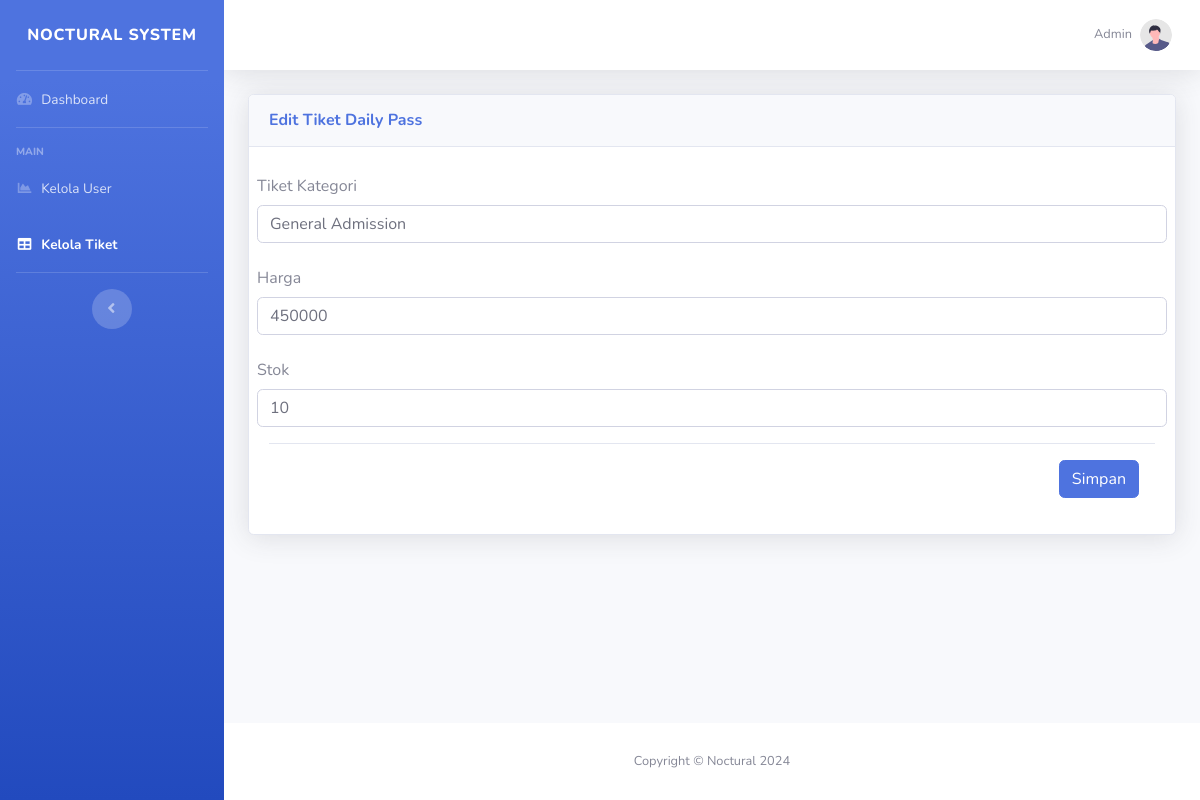
/kelolatiket/edit_tiket_daily/2, run on the app's committed database.
### tables this page shows
CREATE TABLE `tiketdailypass` (
  `id` int(11) NOT NULL,
  `ticketKategori` varchar(128) NOT NULL,
  `price` int(128) NOT NULL,
  `stok` int(128) NOT NULL,
  `Tanggal` longtext NOT NULL
);

### application/controllers/Kelolatiket.php (called while the page is built, shortened)
<?php
class Kelolatiket extends CI_Controller {
    public function __construct()
    {
        $this->load->model('Tiket3daypass_model');
        $this->load->model('Tiketdailypass_model');
    }
    public function edit_tiket_daily($id)
    {
        $data['ticket'] = $this->Tiketdailypass_model->get_tiket_by_id($id);
        $this->load->view('admin/layout/header');
        $this->load->view('admin/layout/sidebar');
        $this->load->view('admin/layout/topbar');
        $this->load->view('admin/edit_tiket_daily', $data);
        $this->load->view('admin/layout/footer');
    }
}

### index.php (called while the page is built, shortened)
<?php
require_once BASEPATH.'core/CodeIgniter.php';

### application/models/Tiketdailypass_model.php (called while the page is built, shortened)
<?php
class Tiketdailypass_model extends CI_Model
{
    public function get_tiket_by_id($id)
    {
        $query = $this->db->get_where('Tiketdailypass', array('id' => $id));
        return $query->row();
    }
}

### application/views/admin/edit_tiket_daily.php (the view, shortened to what this page needs)
<div class="container-fluid">
    <div class="card shadow mb-4 mt-4">
        <div class="card-header py-3">
            <h6 class="m-0 font-weight-bold text-primary">Edit Tiket Daily Pass</h6>
        </div>
        <div class="card-body">
            <form action="<?php echo base_url('kelolatiket/update_tiket_daily'); ?>" method="post">
                <div class="mb-3 row">
                    <label for="kategori" class="col-form-label">Tiket Kategori</label>
                    <input type="text" name="kategori" class="form-control" id="kategori" value="<?php echo $ticket->ticketKategori; ?>">
                </div>
                <div class="mb-3 row">
                    <label for="price" class="col-form-label">Harga</label>
                    <input type="number" name="price" class="form-control" id="price" value="<?php echo $ticket->price; ?>">
                </div>
                <div class="mb-3 row">
                    <label for="stok" class="col-form-label">Stok</label>
                    <input type="number" name="stok" class="form-control" id="stok" value="<?php echo $ticket->stok; ?>">
                </div>
                <div class="modal-footer">
                    <button type="submit" class="btn btn-primary">Simpan</button>
                </div>
            </form>
        </div>
    </div>
</div>

### data on the page
tiketdailypass: kategori "General Admission", price "450000", stok "10"
